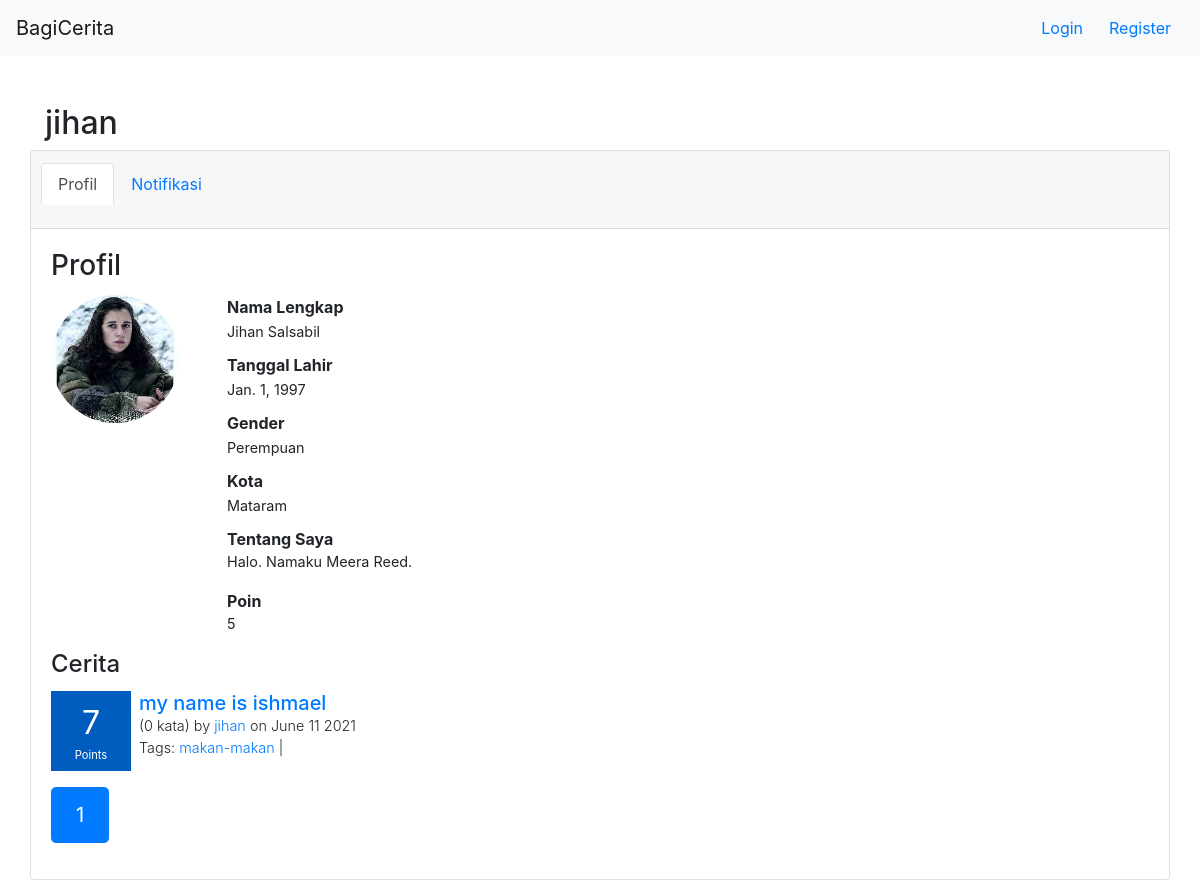
The page /user/jihan/profile on the database as committed earlier.
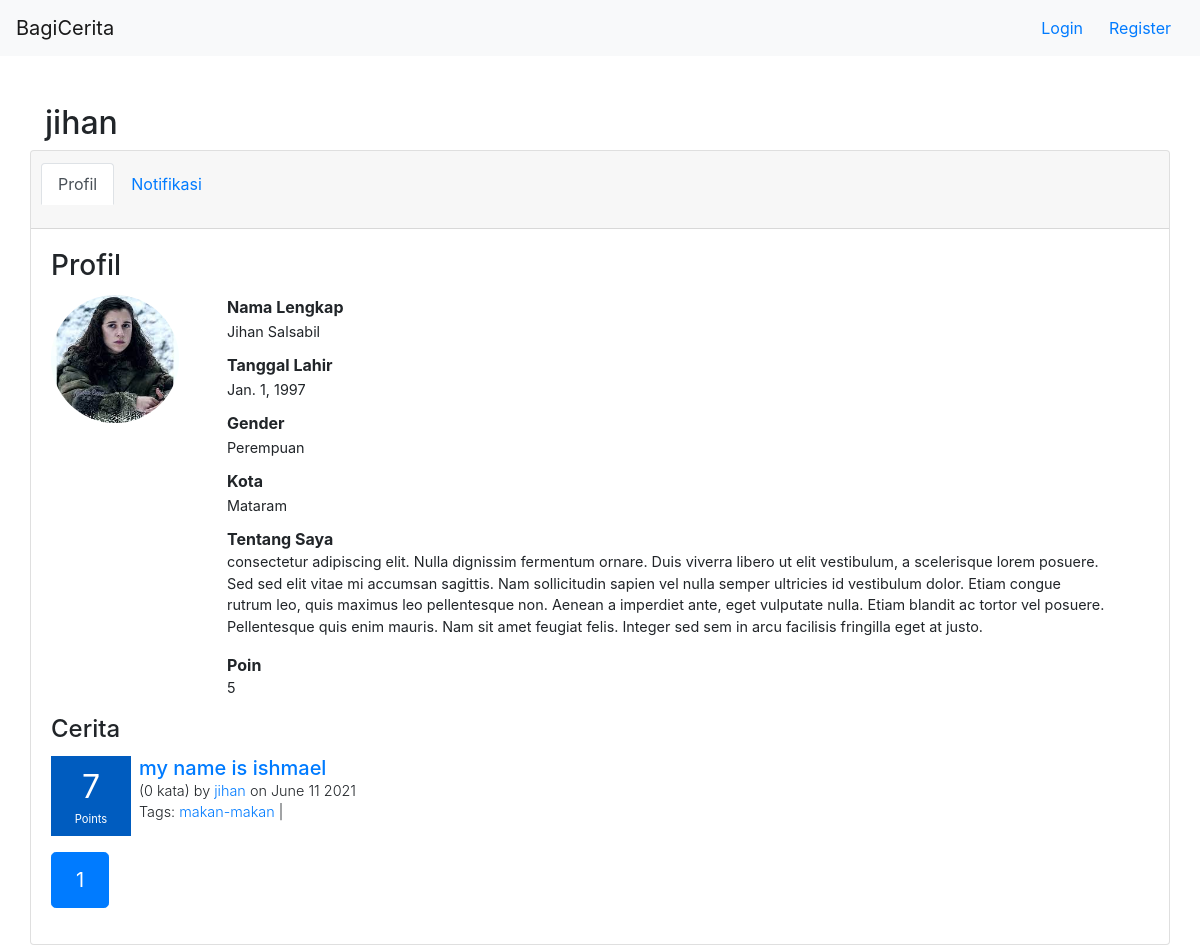
The same page on the database as committed later.
### user/models.py (models this page shows, shortened)
class Profile(models.Model):
    user = models.OneToOneField(User, on_delete=models.CASCADE)
    nama_lengkap = models.CharField(max_length=30, blank=True)
    tanggal_lahir = models.DateField(null=True, blank=True)
    kota = models.CharField(max_length=30, blank=True)
    tentang_saya = models.TextField(blank=True)
    profile_picture = models.ImageField(upload_to='profile_picture',blank=True)
    points = models.IntegerField(default=20)
    Laki = 'L'
    Perempuan = 'P'
    GENDER_CHOICES = [
        (Laki, 'Laki-laki'),
        (Perempuan, 'Perempuan'),
    ]
    gender = models.CharField(max_length=30,blank=True, choices=GENDER_CHOICES)

### user/views.py (the view)
# urls.py: path('<str:username>/profile',user_profile_view,name="user_profile"),
def user_profile_view(request,username):
    user = User.objects.filter(username=username).first()
    context = {
        "img":"profile_picture/man.svg",
        "nama_lengkap":"-",
        "tanggal_lahir":"-",
        "gender":"-",
        "kota":"-",
        "tentang_saya":"-",
        "page":"profil",
        "user":user,
        "poin":0
    }
    try:
        profile = user.profile
        context['nama_lengkap'] = profile.nama_lengkap
        context['tanggal_lahir'] = profile.tanggal_lahir
        context['gender'] = profile.gender
        context['kota'] = profile.kota
        context['tentang_saya'] = profile.tentang_saya
        context["poin"] = profile.points
        if(profile.profile_picture):
            context["img"] = profile.profile_picture
    except Profile.DoesNotExist:
        pass
    stories = get_stories(user)
    stories = pagination(stories, request)
    context['stories'] = stories
    return render(request,"user/user_profile.html",context)

### bagicerita/context_processor.py (called while the page is built)
def get_auth_form(request):
    registerForm = UserCreationForm()
    return{
        'register_form':registerForm
    }

def check_if_logged_in(request):
    if request.user.is_authenticated:
        return{
            'logged_in':True,
            'username':request.user.username
        }
    else:
        return {
            'logged_in':False
        }

### bagicerita/helpers.py (called while the page is built)
def get_story(story):
    story.tags = story.tag_set.all()
    story.date_posted = story.date_posted.strftime("%B %d %Y")
    print("date posted: "+str(story.date_posted))
    story = calculate_story_rating(story)
    return story

def calculate_story_rating(story):
    comments = story.comment_set.filter(replied_comment_id=0)
    story_rating=0
    for comment in comments:
        story_rating+=comment.rating
    story.rating = story_rating
    return story

def pagination(stories,request):
    paginator = Paginator(stories, 5)
    page=1
    if(request.GET.get("page")):
        page = request.GET.get("page")
    stories = paginator.get_page(page)
    stories.len = len(stories)
    return stories

### story/templatetags/story_tags.py (called while the page is built)
@register.inclusion_tag('story/story_box.html')
def story_box_tag(story):
    return {'story':story}

### templates/user/user_profile.html (shortened to what this page needs)
{% extends 'base.html' %}
{% load static %}
{% load user_tags %}
{% load story_tags %}
{% block content %}
    {% include 'navbar.html' %}
    <div class="container mt-5">
        <h2>{{user.username}}</h2>
        <div class="row">
            <div class="card" style="width: 100%">
                {% include 'user/profile_tab.html' %}
                <div class="card-body">
                    <h3 class="card-title">Profil</h3>
                    <div class="profile">
                        <div {% if img %} style="background-image: url('/media/{{ img }}')" {% endif %} class="profile-img"></div>
                        <div class="profile-info ml-5">
                            <div class="row-info">
                                <span class="label font-weight-bold">Nama Lengkap</span>
                                <span class="info">{{nama_lengkap}}</span>
                            </div>
                            <div class="row-info">
                                <span class="label font-weight-bold">Tanggal Lahir</span>
                                <span class="info">{{tanggal_lahir}}</span>
                            </div>
                            <div class="row-info">
                                <span class="label font-weight-bold">Gender</span>
                                <span class="info">{{gender|render_gender}}</span>
                            </div>
                            <div class="row-info">
                                <span class="label font-weight-bold">Kota</span>
                                <span class="info">{{kota}}</span>
                            </div>
                            <div class="row-info">
                                <span class="label font-weight-bold">Tentang Saya</span>
                                <p class="info">{{tentang_saya}}</p>
                            </div>
                            <div class="row-info">
                                <span class="label font-weight-bold">Poin</span>
                                <p class="info">{{poin}}</p>
                            </div>
                        </div>
                    </div>
                    <h4 class="card-title">Cerita</h4>
                    {% for story in stories %}
                        {% story_box_tag story %}
                    {% endfor %}
                    {% if stories.len != 0 %}
                        <nav aria-label="Page navigation example">
                            <ul class="pagination pagination-lg">
                                {% for num in stories.paginator.page_range %}
                                <li class="page-item {% if stories.number == num %} active {% endif %}"><a class="page-link" href="/user/{{user.username}}/profile?page={{num}}">{{num}}</a></li>
                                {% endfor %}
                            </ul>
                        </nav>
                    {% endif %}
                </div>
            </div>
        </div>
    </div>
{% endblock %}

Rows that differ between the two databases and show on the page:
changed Profile "Jihan Salsabil": tentang_saya "Halo. Namaku Meera Reed." → "consectetur adipiscing elit. Nulla dignissim fermentum ornare. Duis viverra libero ut elit vestibulum, a scelerisque lorem posuere. Sed sed elit vitae mi accumsan sagittis. Nam sollicitudin sapien vel nulla semper ultricies id vestibulum dolor. Etiam congue rutrum leo, quis maximus leo pellentesque non. Aenean a imperdiet ante, eget vulputate nulla. Etiam blandit ac tortor vel posuere. Pellentesque quis enim mauris. Nam sit amet feugiat felis. Integer sed sem in arcu facilisis fringilla eget at justo."
